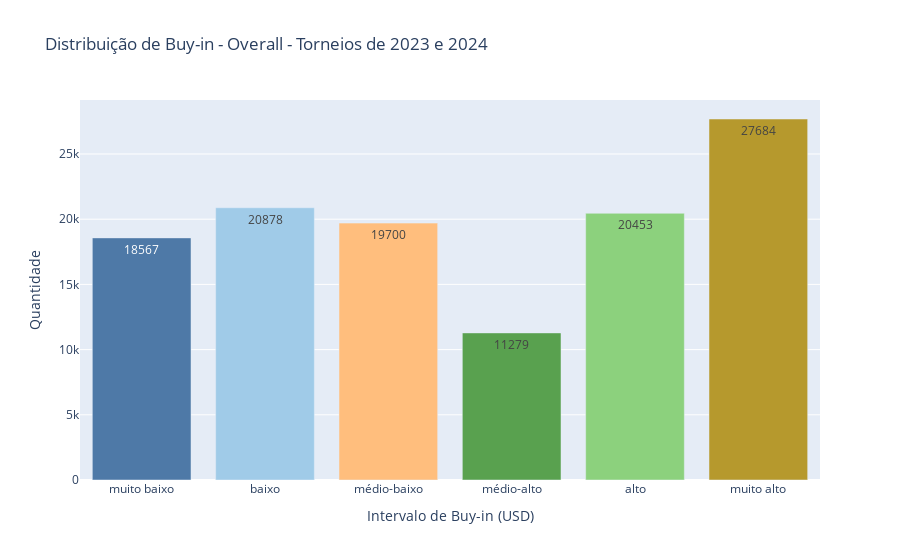

The notebook cell saved with this chart:
### Code cell
import plotly.graph_objects as go
# Calculando a quantidade de torneios em cada intervalo de buy-in
quantidade_por_intervalo = df77['Buy-in Group'].value_counts().sort_index()
# Definindo uma paleta de cores com tons semelhantes
cores = ['#4E79A7', '#A0CBE8', '#FFBE7D', '#59A14F', '#8CD17D', '#B6992D', '#F1CE63', '#499894', '#86BCB6']

# Criando as barras para cada intervalo de buy-in
barras = go.Bar(
    x=quantidade_por_intervalo.index,
    y=quantidade_por_intervalo.values,
    text=quantidade_por_intervalo.values, # Adicionando os valores como texto nas barras
    marker_color=cores  # Aplicando a paleta de cores
)

# Criando a figura
fig = go.Figure()

# Adicionando as barras à figura
fig.add_trace(barras)

# Atualizando o layout do gráfico
fig.update_layout(
    xaxis_title='Intervalo de Buy-in (USD)',
    yaxis_title='Quantidade',
    title='Distribuição de Buy-in - Overall - Torneios de 2023 e 2024'
)

# Exibindo o gráfico
fig.show()

### Figure 1 — Plotly figure (JSON) as saved in the notebook; plotly's stock layout.template omitted (floating-point values rounded to 4 significant figures)
{"data": [{"marker": {"color": ["#4E79A7", "#A0CBE8", "#FFBE7D", "#59A14F", "#8CD17D", "#B6992D", "#F1CE63", "#499894", "#86BCB6"]}, "text": [18567, 20878, 19700, 11279, 20453, 27684], "type": "bar", "x": ["muito baixo", "baixo", "médio-baixo", "médio-alto", "alto", "muito alto"], "y": [18567, 20878, 19700, 11279, 20453, 27684]}], "layout": {"title": {"text": "Distribuição de Buy-in - Overall - Torneios de 2023 e 2024"}, "xaxis": {"title": {"text": "Intervalo de Buy-in (USD)"}}, "yaxis": {"title": {"text": "Quantidade"}}}}
